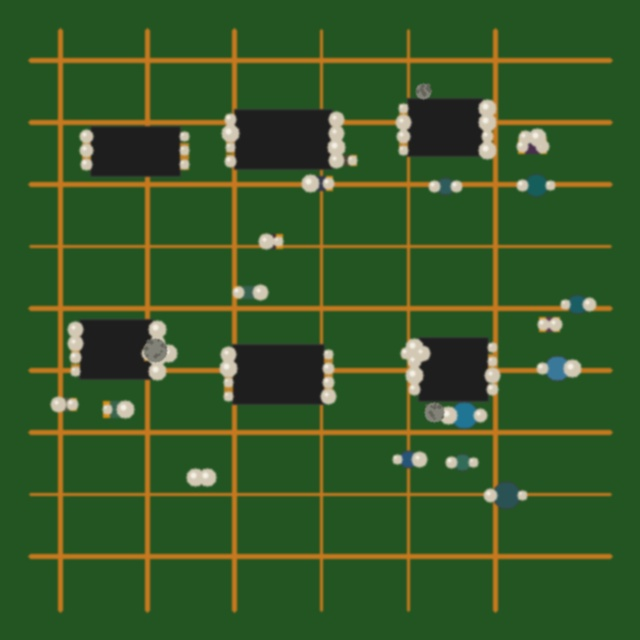
#> input picture pcb_inspection/test_new_images/cold_joint_0000.jpg, 640 x 640 px
$ python -i simplified_inspector.py   (imports and definitions only)   (older library calls are emulated)
#> lines starting #> are read from the running program, lines starting #| are printed output that depends on the picture; after the words box and inside, x2 and y2 are one past the last pixel; in counts of white or black regions, pixels touching at a corner belong together
#> further down, picture is the input picture: shape (640, 640, 3); mean B, G, R 38.7, 87.8, 53.4
"""
Simplified PCB Inspector — Basic Anomaly Detection (No Anomalib Required)
==========================================================================
Basic computer vision-based anomaly detection for PCB inspection.
Works with any Python version, no complex ML dependencies.
"""

import cv2
import numpy as np
from pathlib import Path
import os


class SimplePCBInspector:
    """
    Basic anomaly detection using traditional computer vision techniques.
    No machine learning required - uses statistical analysis and image processing.
    """

    def __init__(self, threshold: float = 0.5):
        """
        Args:
            threshold: Anomaly score cutoff (0-1, higher = more anomalous)
        """
        self.threshold = threshold
        self.reference_stats = None
        print(f"[SimplePCBInspector] Initialized with threshold: {threshold}")

    # [12 lines left out: function preprocess, not called in this run]

    def extract_features(self, img: np.ndarray) -> dict:
        """Extract basic statistical features from the image."""
        features = {}

        # Basic statistics
        features['mean'] = np.mean(img)
        features['std'] = np.std(img)
        features['min'] = np.min(img)
        features['max'] = np.max(img)

        # Edge detection
        edges = cv2.Canny(img, 50, 150)
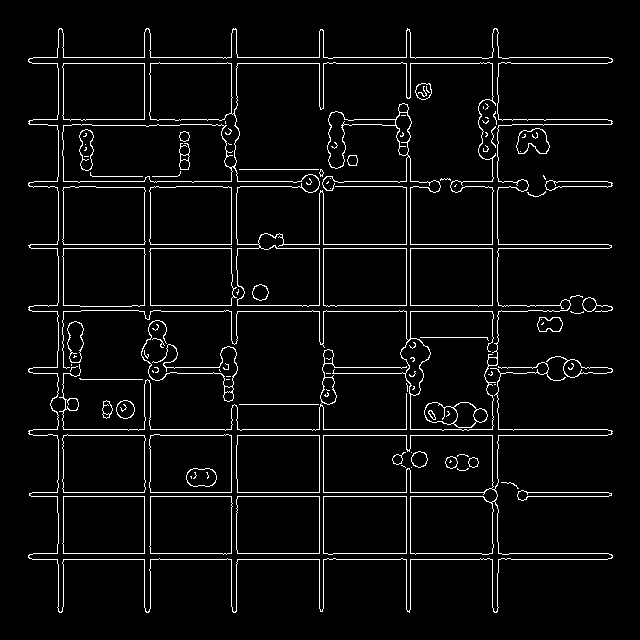
#> edges: shape (640, 640); 4.6% white in thin lines or dots, all inside (x1, y1, x2, y2) = (28, 28, 613, 613)
        features['edge_density'] = np.sum(edges > 0) / (img.shape[0] * img.shape[1])

        # Color analysis (if RGB)
        if len(img.shape) == 3:
            # Convert to HSV for better color analysis
            hsv = cv2.cvtColor(img, cv2.COLOR_BGR2HSV)
#> hsv: shape (640, 640, 3); mean H, S, V 51, 144.3, 92
            features['hue_mean'] = np.mean(hsv[:, :, 0])
            features['saturation_mean'] = np.mean(hsv[:, :, 1])
            features['value_mean'] = np.mean(hsv[:, :, 2])

        # Texture analysis using GLCM-like features
        features['contrast'] = self._calculate_contrast(img)
        features['homogeneity'] = self._calculate_homogeneity(img)

        return features

    def _calculate_contrast(self, img: np.ndarray) -> float:
        """Calculate contrast using local variance."""
        # Simple contrast measure using Laplacian variance
        laplacian = cv2.Laplacian(img, cv2.CV_64F)
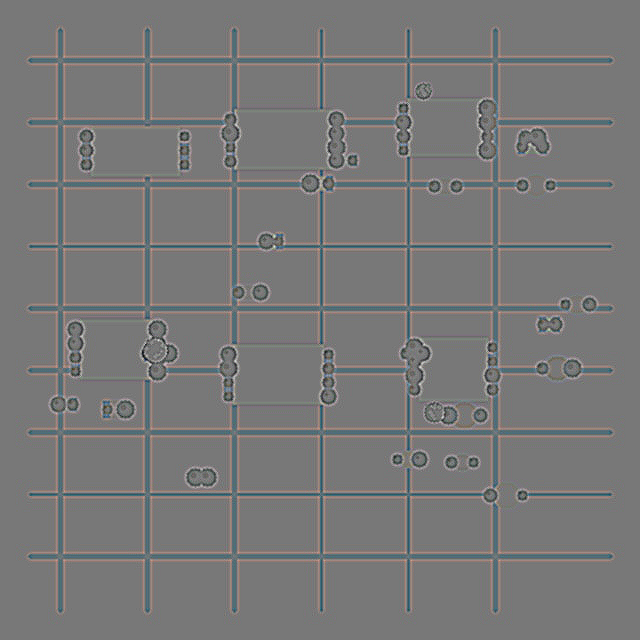
#> laplacian: shape (640, 640, 3) float64; mean B, G, R 0, 0, 0; drawn with min black and max white
        return laplacian.var()

    def _calculate_homogeneity(self, img: np.ndarray) -> float:
        """Calculate homogeneity using inverse difference."""
        # Simple homogeneity measure
        kernel = np.array([[-1, -1, -1],
                          [-1,  8, -1],
                          [-1, -1, -1]])
        filtered = cv2.filter2D(img.astype(np.float32), -1, kernel)
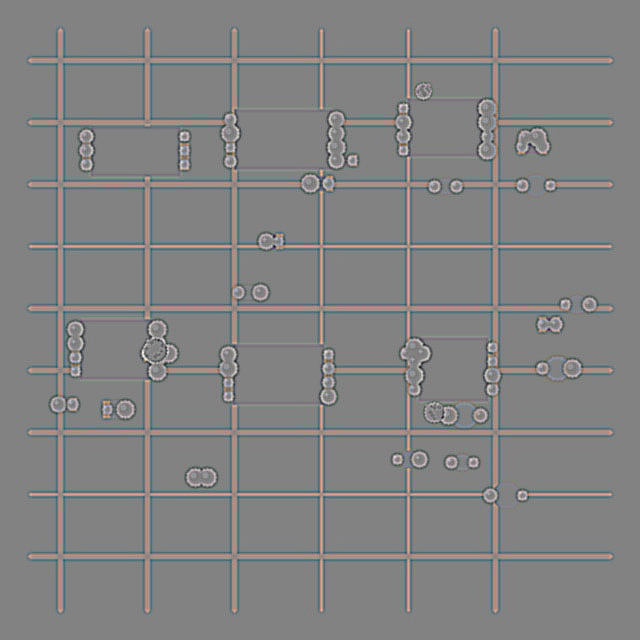
#> filtered: shape (640, 640, 3) float32; mean B, G, R 0, 0, 0; drawn with min black and max white
        return 1.0 / (1.0 + np.mean(np.abs(filtered)))

    # [111 lines left out: functions train, inspect, get_colored_heatmap, not called in this run]


class YOLOInspector:
    """
    YOLOv8 wrapper for defect classification.
    """

    CLASS_NAMES = [
        "missing_component",
        "solder_bridge",
        "cold_joint",
        "trace_crack",
        "contamination",
    ]

    # [27 lines left out: functions __init__, inspect, not called in this run]


class EnsembleInspector:
    """
    Combines simple anomaly detection with YOLOv8 classification.
    """

    # [63 lines left out: functions __init__, inspect, not called in this run]

>>> import cv2
>>> picture = cv2.imread('../test_new_images/cold_joint_0000.jpg')
>>> result = SimplePCBInspector().extract_features(picture)
#> result = 10 items

$ run again, on pcb_inspection/test_new_images/missing_component_0000.jpg
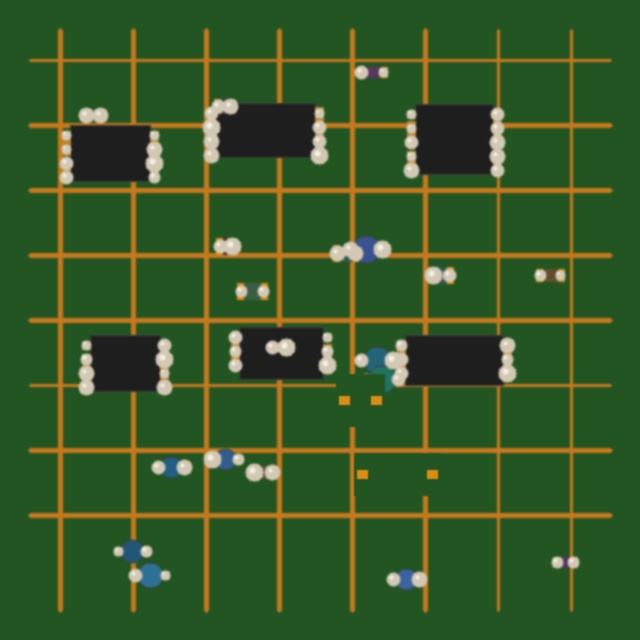
#> input picture pcb_inspection/test_new_images/missing_component_0000.jpg, 640 x 640 px
#> picture is the input picture: shape (640, 640, 3); mean B, G, R 38.8, 88.2, 54.8
#> in extract_features, `edges = cv2.Canny(img, 50, 150)`:
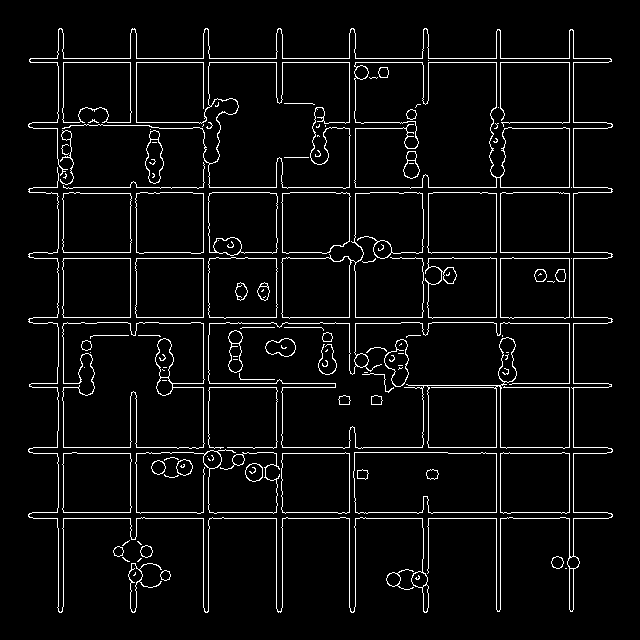
#> edges: shape (640, 640); 4.8% white in thin lines or dots, all inside (x1, y1, x2, y2) = (28, 28, 613, 613)
#> hsv: shape (640, 640, 3); mean H, S, V 51.1, 145.6, 93.1
#> in _calculate_homogeneity, `filtered = cv2.filter2D(img.astype(np.float32), -1, kernel)`:
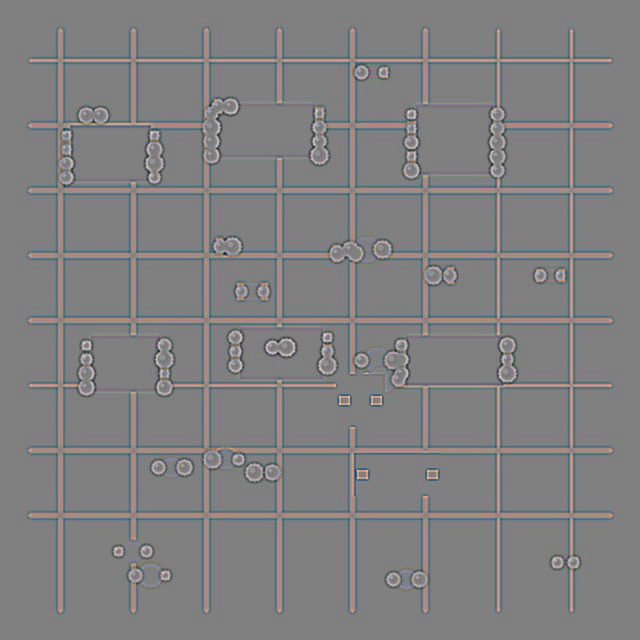
#> filtered: shape (640, 640, 3) float32; mean B, G, R 0, 0, 0; drawn with min black and max white
#> result = 10 items

$ run again, on pcb_inspection/test_new_images/solder_bridge_0000.jpg
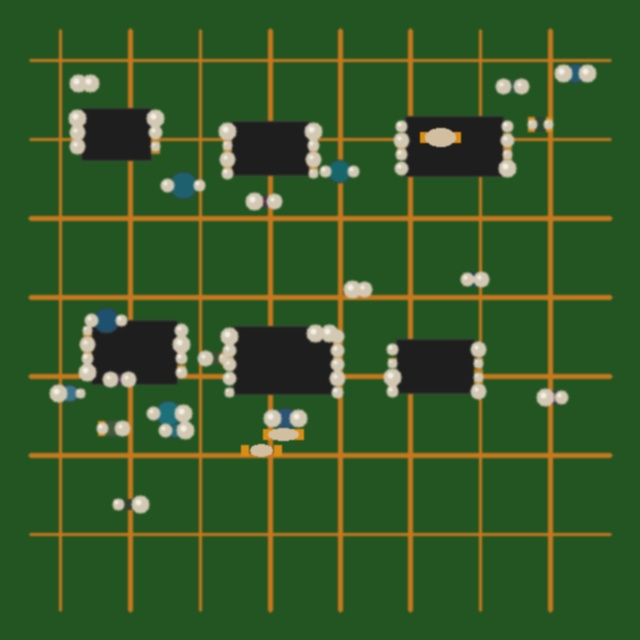
#> input picture pcb_inspection/test_new_images/solder_bridge_0000.jpg, 640 x 640 px
#> picture is the input picture: shape (640, 640, 3); mean B, G, R 39.6, 88.5, 53.9
#> in extract_features, `edges = cv2.Canny(img, 50, 150)`:
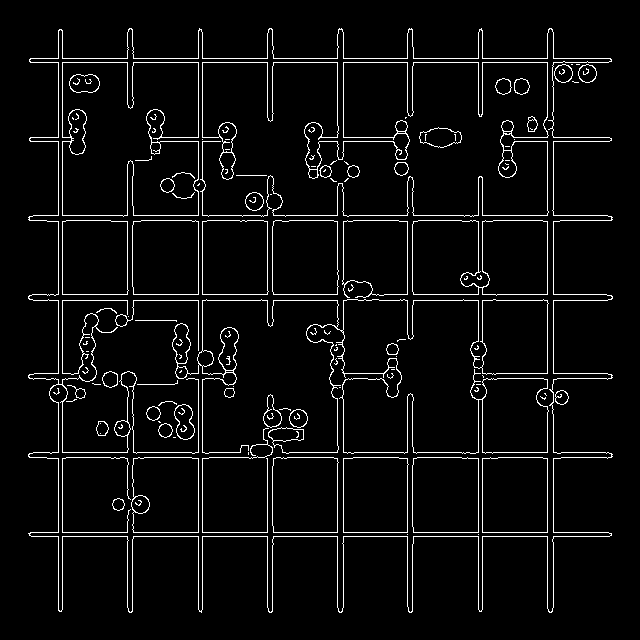
#> edges: shape (640, 640); 4.7% white in thin lines or dots, all inside (x1, y1, x2, y2) = (28, 28, 613, 613)
#> hsv: shape (640, 640, 3); mean H, S, V 51.3, 143.6, 92.5
#> in _calculate_homogeneity, `filtered = cv2.filter2D(img.astype(np.float32), -1, kernel)`:
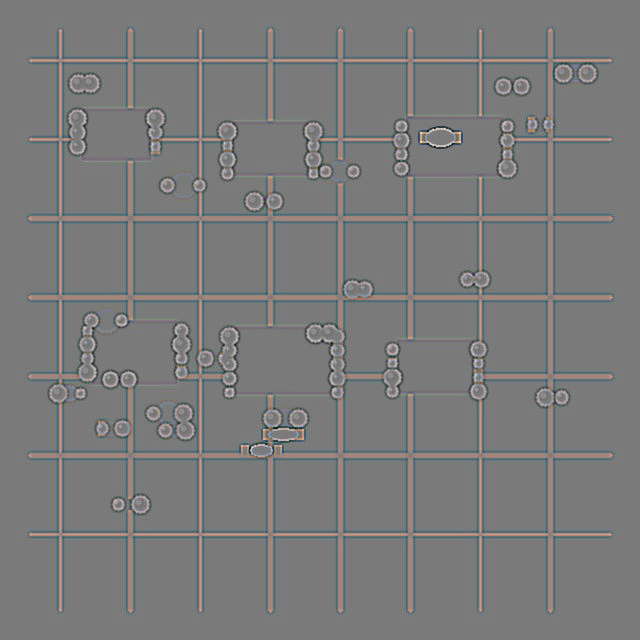
#> filtered: shape (640, 640, 3) float32; mean B, G, R 0, 0, 0; drawn with min black and max white
#> result = 10 items
